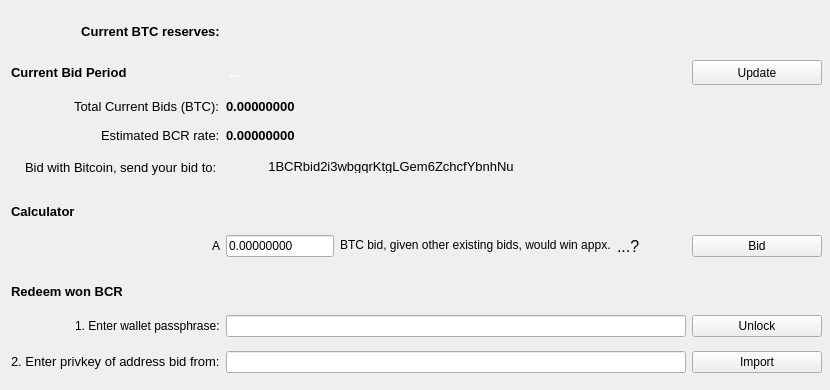
<?xml version="1.0" encoding="UTF-8"?>
<ui version="4.0">
 <class>BidPage</class>
 <widget class="QWidget" name="BidPage">
  <property name="geometry">
   <rect>
    <x>0</x>
    <y>0</y>
    <width>830</width>
    <height>390</height>
   </rect>
  </property>
  <property name="windowTitle">
   <string>Form</string>
  </property>
  <property name="styleSheet">
   <string notr="true"/>
  </property>
  <widget class="QWidget" name="gridLayoutWidget">
   <property name="geometry">
    <rect>
     <x>11</x>
     <y>8</y>
     <width>811</width>
     <height>374</height>
    </rect>
   </property>
   <layout class="QGridLayout" name="gridLayout">
    <item row="6" column="1">
     <layout class="QHBoxLayout" name="horizontalLayout_2">
      <item>
       <widget class="QLineEdit" name="lineEditBid">
        <property name="sizePolicy">
         <sizepolicy hsizetype="Preferred" vsizetype="Fixed">
          <horstretch>0</horstretch>
          <verstretch>0</verstretch>
         </sizepolicy>
        </property>
        <property name="maximumSize">
         <size>
          <width>120</width>
          <height>25</height>
         </size>
        </property>
        <property name="toolTip">
         <string>Enter a BTC amount and press Enter to calculate</string>
        </property>
        <property name="text">
         <string>0.00000000</string>
        </property>
       </widget>
      </item>
      <item>
       <widget class="QLabel" name="label_4">
        <property name="maximumSize">
         <size>
          <width>16777215</width>
          <height>15</height>
         </size>
        </property>
        <property name="text">
         <string>&lt;html&gt;&lt;head/&gt;&lt;body&gt;&lt;p&gt;BTC bid, given other existing bids, would win appx.&lt;/p&gt;&lt;/body&gt;&lt;/html&gt;</string>
        </property>
       </widget>
      </item>
      <item>
       <widget class="QLabel" name="labelBCR">
        <property name="maximumSize">
         <size>
          <width>16777215</width>
          <height>25</height>
         </size>
        </property>
        <property name="font">
         <font>
          <pointsize>12</pointsize>
         </font>
        </property>
        <property name="text">
         <string>...?</string>
        </property>
       </widget>
      </item>
     </layout>
    </item>
    <item row="2" column="1">
     <widget class="QLabel" name="labelTotal_2">
      <property name="maximumSize">
       <size>
        <width>16777215</width>
        <height>15</height>
       </size>
      </property>
      <property name="font">
       <font>
        <pointsize>10</pointsize>
        <weight>75</weight>
        <bold>true</bold>
       </font>
      </property>
      <property name="text">
       <string>0.00000000</string>
      </property>
     </widget>
    </item>
    <item row="8" column="0" alignment="Qt::AlignRight">
     <widget class="QLabel" name="label_2">
      <property name="maximumSize">
       <size>
        <width>200</width>
        <height>15</height>
       </size>
      </property>
      <property name="text">
       <string>1. Enter wallet passphrase:</string>
      </property>
     </widget>
    </item>
    <item row="3" column="1">
     <widget class="QLabel" name="labelEstprice_2">
      <property name="maximumSize">
       <size>
        <width>16777215</width>
        <height>15</height>
       </size>
      </property>
      <property name="font">
       <font>
        <pointsize>10</pointsize>
        <weight>75</weight>
        <bold>true</bold>
       </font>
      </property>
      <property name="text">
       <string>0.00000000</string>
      </property>
     </widget>
    </item>
    <item row="1" column="2">
     <widget class="QPushButton" name="pushButtonRefresh">
      <property name="sizePolicy">
       <sizepolicy hsizetype="Minimum" vsizetype="Fixed">
        <horstretch>0</horstretch>
        <verstretch>0</verstretch>
       </sizepolicy>
      </property>
      <property name="minimumSize">
       <size>
        <width>2</width>
        <height>25</height>
       </size>
      </property>
      <property name="maximumSize">
       <size>
        <width>130</width>
        <height>16777215</height>
       </size>
      </property>
      <property name="toolTip">
       <string>Load current bids in bidtracker directory</string>
      </property>
      <property name="text">
       <string>Update</string>
      </property>
     </widget>
    </item>
    <item row="6" column="2">
     <widget class="QPushButton" name="pushButtonBTC">
      <property name="maximumSize">
       <size>
        <width>130</width>
        <height>16777215</height>
       </size>
      </property>
      <property name="font">
       <font>
        <weight>50</weight>
        <bold>false</bold>
       </font>
      </property>
      <property name="toolTip">
       <string>Launch bitcoin-qt (if installed)</string>
      </property>
      <property name="text">
       <string>Bid</string>
      </property>
     </widget>
    </item>
    <item row="7" column="0">
     <widget class="QLabel" name="labelRedeem">
      <property name="minimumSize">
       <size>
        <width>0</width>
        <height>30</height>
       </size>
      </property>
      <property name="maximumSize">
       <size>
        <width>16777215</width>
        <height>20</height>
       </size>
      </property>
      <property name="font">
       <font>
        <pointsize>10</pointsize>
        <weight>75</weight>
        <bold>true</bold>
       </font>
      </property>
      <property name="text">
       <string>Redeem won BCR</string>
      </property>
     </widget>
    </item>
    <item row="9" column="0" alignment="Qt::AlignRight">
     <widget class="QLabel" name="labelRedeem_2">
      <property name="maximumSize">
       <size>
        <width>220</width>
        <height>15</height>
       </size>
      </property>
      <property name="font">
       <font>
        <pointsize>10</pointsize>
        <weight>50</weight>
        <bold>false</bold>
       </font>
      </property>
      <property name="text">
       <string>2. Enter privkey of address bid from:</string>
      </property>
     </widget>
    </item>
    <item row="6" column="0" alignment="Qt::AlignRight">
     <widget class="QLabel" name="label_7">
      <property name="maximumSize">
       <size>
        <width>10</width>
        <height>15</height>
       </size>
      </property>
      <property name="text">
       <string>A</string>
      </property>
     </widget>
    </item>
    <item row="1" column="0" alignment="Qt::AlignLeft">
     <widget class="QLabel" name="labelNext">
      <property name="maximumSize">
       <size>
        <width>16777215</width>
        <height>30</height>
       </size>
      </property>
      <property name="font">
       <font>
        <pointsize>10</pointsize>
        <weight>75</weight>
        <bold>true</bold>
       </font>
      </property>
      <property name="text">
       <string>Current Bid Period</string>
      </property>
     </widget>
    </item>
    <item row="4" column="0" alignment="Qt::AlignRight|Qt::AlignTop">
     <widget class="QLabel" name="label">
      <property name="minimumSize">
       <size>
        <width>0</width>
        <height>20</height>
       </size>
      </property>
      <property name="maximumSize">
       <size>
        <width>250</width>
        <height>15</height>
       </size>
      </property>
      <property name="font">
       <font>
        <pointsize>10</pointsize>
       </font>
      </property>
      <property name="text">
       <string>Bid with Bitcoin, send your bid to: </string>
      </property>
     </widget>
    </item>
    <item row="9" column="2">
     <widget class="QPushButton" name="pushButtonImport">
      <property name="minimumSize">
       <size>
        <width>130</width>
        <height>0</height>
       </size>
      </property>
      <property name="maximumSize">
       <size>
        <width>130</width>
        <height>25</height>
       </size>
      </property>
      <property name="font">
       <font>
        <weight>50</weight>
        <bold>false</bold>
       </font>
      </property>
      <property name="toolTip">
       <string>Get your new BCR!</string>
      </property>
      <property name="text">
       <string>Import</string>
      </property>
     </widget>
    </item>
    <item row="5" column="0">
     <widget class="QLabel" name="labelCalc">
      <property name="minimumSize">
       <size>
        <width>0</width>
        <height>30</height>
       </size>
      </property>
      <property name="maximumSize">
       <size>
        <width>16777215</width>
        <height>20</height>
       </size>
      </property>
      <property name="font">
       <font>
        <pointsize>10</pointsize>
        <weight>75</weight>
        <bold>true</bold>
       </font>
      </property>
      <property name="text">
       <string>Calculator</string>
      </property>
     </widget>
    </item>
    <item row="1" column="1">
     <widget class="QLabel" name="labelNumber">
      <property name="maximumSize">
       <size>
        <width>16777215</width>
        <height>30</height>
       </size>
      </property>
      <property name="palette">
       <palette>
        <active>
         <colorrole role="WindowText">
          <brush brushstyle="SolidPattern">
           <color alpha="255">
            <red>255</red>
            <green>255</green>
            <blue>255</blue>
           </color>
          </brush>
         </colorrole>
         <colorrole role="Button">
          <brush brushstyle="SolidPattern">
           <color alpha="255">
            <red>68</red>
            <green>68</green>
            <blue>68</blue>
           </color>
          </brush>
         </colorrole>
         <colorrole role="Text">
          <brush brushstyle="SolidPattern">
           <color alpha="255">
            <red>255</red>
            <green>255</green>
            <blue>255</blue>
           </color>
          </brush>
         </colorrole>
         <colorrole role="ButtonText">
          <brush brushstyle="SolidPattern">
           <color alpha="255">
            <red>255</red>
            <green>255</green>
            <blue>255</blue>
           </color>
          </brush>
         </colorrole>
         <colorrole role="Base">
          <brush brushstyle="SolidPattern">
           <color alpha="255">
            <red>68</red>
            <green>68</green>
            <blue>68</blue>
           </color>
          </brush>
         </colorrole>
         <colorrole role="Window">
          <brush brushstyle="SolidPattern">
           <color alpha="255">
            <red>68</red>
            <green>68</green>
            <blue>68</blue>
           </color>
          </brush>
         </colorrole>
        </active>
        <inactive>
         <colorrole role="WindowText">
          <brush brushstyle="SolidPattern">
           <color alpha="255">
            <red>255</red>
            <green>255</green>
            <blue>255</blue>
           </color>
          </brush>
         </colorrole>
         <colorrole role="Button">
          <brush brushstyle="SolidPattern">
           <color alpha="255">
            <red>68</red>
            <green>68</green>
            <blue>68</blue>
           </color>
          </brush>
         </colorrole>
         <colorrole role="Text">
          <brush brushstyle="SolidPattern">
           <color alpha="255">
            <red>255</red>
            <green>255</green>
            <blue>255</blue>
           </color>
          </brush>
         </colorrole>
         <colorrole role="ButtonText">
          <brush brushstyle="SolidPattern">
           <color alpha="255">
            <red>255</red>
            <green>255</green>
            <blue>255</blue>
           </color>
          </brush>
         </colorrole>
         <colorrole role="Base">
          <brush brushstyle="SolidPattern">
           <color alpha="255">
            <red>68</red>
            <green>68</green>
            <blue>68</blue>
           </color>
          </brush>
         </colorrole>
         <colorrole role="Window">
          <brush brushstyle="SolidPattern">
           <color alpha="255">
            <red>68</red>
            <green>68</green>
            <blue>68</blue>
           </color>
          </brush>
         </colorrole>
        </inactive>
        <disabled>
         <colorrole role="WindowText">
          <brush brushstyle="SolidPattern">
           <color alpha="255">
            <red>255</red>
            <green>255</green>
            <blue>255</blue>
           </color>
          </brush>
         </colorrole>
         <colorrole role="Button">
          <brush brushstyle="SolidPattern">
           <color alpha="255">
            <red>68</red>
            <green>68</green>
            <blue>68</blue>
           </color>
          </brush>
         </colorrole>
         <colorrole role="Text">
          <brush brushstyle="SolidPattern">
           <color alpha="255">
            <red>255</red>
            <green>255</green>
            <blue>255</blue>
           </color>
          </brush>
         </colorrole>
         <colorrole role="ButtonText">
          <brush brushstyle="SolidPattern">
           <color alpha="255">
            <red>255</red>
            <green>255</green>
            <blue>255</blue>
           </color>
          </brush>
         </colorrole>
         <colorrole role="Base">
          <brush brushstyle="SolidPattern">
           <color alpha="255">
            <red>68</red>
            <green>68</green>
            <blue>68</blue>
           </color>
          </brush>
         </colorrole>
         <colorrole role="Window">
          <brush brushstyle="SolidPattern">
           <color alpha="255">
            <red>68</red>
            <green>68</green>
            <blue>68</blue>
           </color>
          </brush>
         </colorrole>
        </disabled>
       </palette>
      </property>
      <property name="font">
       <font>
        <pointsize>10</pointsize>
        <weight>75</weight>
        <bold>true</bold>
       </font>
      </property>
      <property name="styleSheet">
       <string notr="true"/>
      </property>
      <property name="text">
       <string> ...</string>
      </property>
     </widget>
    </item>
    <item row="9" column="1">
     <widget class="QLineEdit" name="lineEditPrivkey">
      <property name="sizePolicy">
       <sizepolicy hsizetype="Preferred" vsizetype="Fixed">
        <horstretch>0</horstretch>
        <verstretch>0</verstretch>
       </sizepolicy>
      </property>
      <property name="minimumSize">
       <size>
        <width>300</width>
        <height>0</height>
       </size>
      </property>
      <property name="maximumSize">
       <size>
        <width>16777215</width>
        <height>25</height>
       </size>
      </property>
      <property name="toolTip">
       <string>Paste the privkey of the address you sent your bid from here</string>
      </property>
      <property name="text">
       <string/>
      </property>
     </widget>
    </item>
    <item row="2" column="0" alignment="Qt::AlignRight">
     <widget class="QLabel" name="labelCurrentbids">
      <property name="maximumSize">
       <size>
        <width>16777215</width>
        <height>15</height>
       </size>
      </property>
      <property name="font">
       <font>
        <pointsize>10</pointsize>
        <weight>50</weight>
        <bold>false</bold>
       </font>
      </property>
      <property name="text">
       <string>Total Current Bids (BTC):</string>
      </property>
     </widget>
    </item>
    <item row="0" column="0" alignment="Qt::AlignRight">
     <widget class="QLabel" name="label_BTCassets">
      <property name="sizePolicy">
       <sizepolicy hsizetype="Fixed" vsizetype="Fixed">
        <horstretch>0</horstretch>
        <verstretch>0</verstretch>
       </sizepolicy>
      </property>
      <property name="minimumSize">
       <size>
        <width>0</width>
        <height>30</height>
       </size>
      </property>
      <property name="font">
       <font>
        <pointsize>10</pointsize>
        <weight>75</weight>
        <bold>true</bold>
       </font>
      </property>
      <property name="text">
       <string>Current BTC reserves:</string>
      </property>
      <property name="alignment">
       <set>Qt::AlignCenter</set>
      </property>
     </widget>
    </item>
    <item row="3" column="0" alignment="Qt::AlignRight">
     <widget class="QLabel" name="labelEstprice">
      <property name="maximumSize">
       <size>
        <width>16777215</width>
        <height>15</height>
       </size>
      </property>
      <property name="font">
       <font>
        <pointsize>10</pointsize>
        <weight>50</weight>
        <bold>false</bold>
       </font>
      </property>
      <property name="text">
       <string>Estimated BCR rate:</string>
      </property>
     </widget>
    </item>
    <item row="8" column="1">
     <widget class="QLineEdit" name="lineEditPassphrase">
      <property name="minimumSize">
       <size>
        <width>400</width>
        <height>0</height>
       </size>
      </property>
      <property name="maximumSize">
       <size>
        <width>500</width>
        <height>25</height>
       </size>
      </property>
      <property name="echoMode">
       <enum>QLineEdit::Password</enum>
      </property>
     </widget>
    </item>
    <item row="8" column="2">
     <widget class="QPushButton" name="pushButtonUnlock">
      <property name="minimumSize">
       <size>
        <width>130</width>
        <height>0</height>
       </size>
      </property>
      <property name="maximumSize">
       <size>
        <width>130</width>
        <height>25</height>
       </size>
      </property>
      <property name="text">
       <string>Unlock</string>
      </property>
     </widget>
    </item>
    <item row="4" column="1">
     <widget class="QPushButton" name="pushButtonBTCExplorer">
      <property name="sizePolicy">
       <sizepolicy hsizetype="Fixed" vsizetype="Fixed">
        <horstretch>0</horstretch>
        <verstretch>0</verstretch>
       </sizepolicy>
      </property>
      <property name="maximumSize">
       <size>
        <width>330</width>
        <height>15</height>
       </size>
      </property>
      <property name="font">
       <font>
        <pointsize>10</pointsize>
        <weight>50</weight>
        <bold>false</bold>
       </font>
      </property>
      <property name="toolTip">
       <string>View address on blockr.io</string>
      </property>
      <property name="styleSheet">
       <string notr="true">border = 0px;</string>
      </property>
      <property name="text">
       <string>1BCRbid2i3wbgqrKtgLGem6ZchcfYbnhNu</string>
      </property>
      <property name="flat">
       <bool>true</bool>
      </property>
     </widget>
    </item>
   </layout>
  </widget>
  <zorder>gridLayoutWidget</zorder>
  <zorder>pushButtonRefresh</zorder>
  <zorder>pushButtonRefresh</zorder>
 </widget>
 <resources/>
 <connections/>
</ui>
